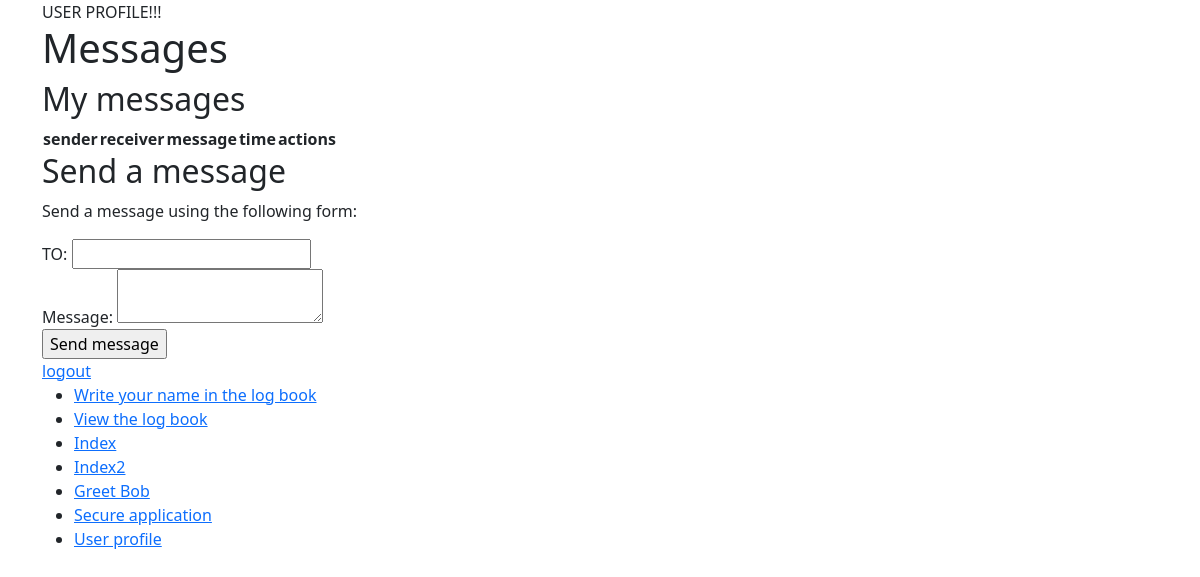
The page /User/profile (signed in) on the database as committed earlier.
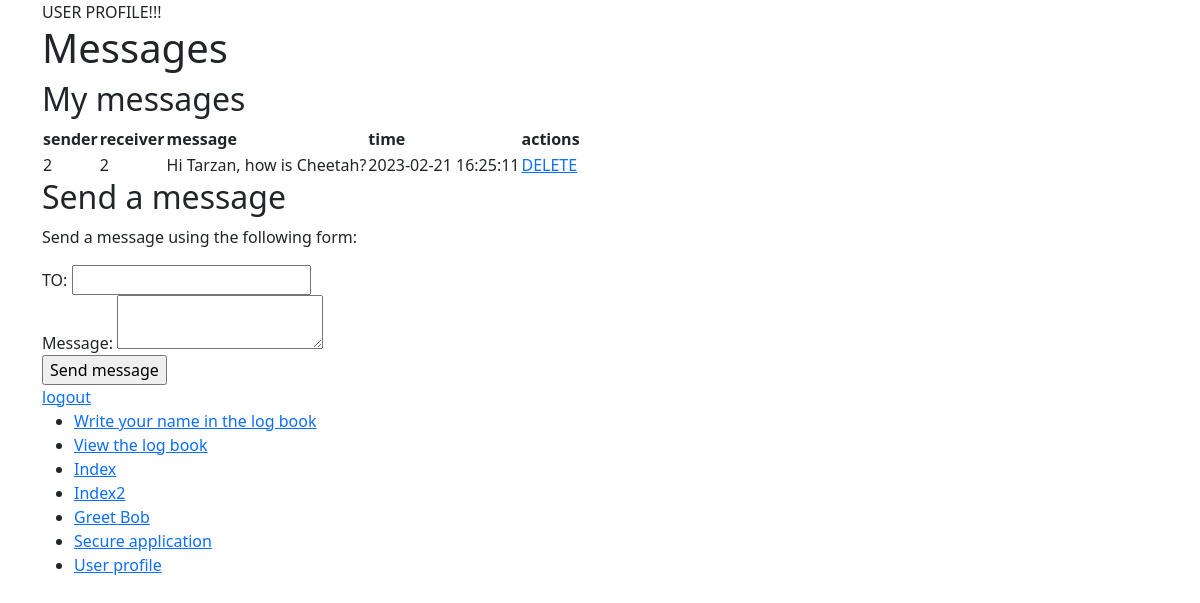
The same page on the database as committed later.
### tables this page shows
CREATE TABLE `message` (
  `message_id` int(11) NOT NULL,
  `sender` int(11) NOT NULL,
  `receiver` int(11) NOT NULL,
  `message` text NOT NULL,
  `timestamp` timestamp NOT NULL DEFAULT current_timestamp()
);

### app/core/Controller.php (called while the page is built, shortened)
<?php
class Controller{
	function view($name, $data = []){
		include('app/views/' . $name . '.php');
	}
}

### app/controllers/User.php (called while the page is built, shortened)
<?php
class User extends \app\core\Controller{
	public function profile(){
		$message = new \app\models\Message();
		$messages = $message->getAllForUser($_SESSION['user_id']);
		$this->view('User/profile',$messages);
	}
}

### app/core/App.php (called while the page is built, shortened)
<?php
class App{
	function __construct(){
		$request = $this->parseUrl($_GET['url'] ?? '');
		$method = 'index';
		if(file_exists('app/controllers/' . $request[0] . '.php'))
		{
			unset($request[0]);
		}
		$controller = new $controller;
		if(isset($request[1]) && method_exists($controller, $request[1])){
			$method = $request[1];
			unset($request[1]);
		}
		$params = array_values($request);
		call_user_func_array([$controller, $method], $params);
	}
	function parseUrl($url){
		return explode('/', trim($url, '/'));
	}
}

### index.php (called while the page is built, shortened)
<?php
new app\core\App;

### app/core/Model.php (called while the page is built, shortened)
<?php
class Model{
	public function __construct(){
		$host = 'localhost';
		$dbname = 'webapplication';
		$user = 'root';
		$pass = '';
		try {
			$this->connection = new \PDO("mysql:host=$host;dbname=$dbname", $user, $pass);
		}
		catch(PDOException $e) {
			echo $e->getMessage();
		}
	}
}

### app/models/Message.php (called while the page is built, shortened)
<?php
class Message extends \app\core\Model{
	public function getAllForUser($user_id){
		$SQL = "SELECT * FROM message WHERE sender=:sender OR receiver=:receiver";
		$STH = $this->connection->prepare($SQL);
		$data = ['receiver'=>$user_id,
					'sender'=>$user_id];
		$STH->execute($data);
		$STH->setFetchMode(\PDO::FETCH_CLASS, 'app\\models\\Message');
		return $STH->fetchAll();
	}
}

### app/views/User/profile.php (the view)
<?php $this->view('shared/header','Register your account'); ?>
USER PROFILE!!!
<h1>Messages</h1>
<h2>My messages</h2>
<table>
	<tr><th>sender</th><th>receiver</th><th>message</th><th>time</th><th>actions</th></tr>
<?php
foreach ($data as $message) {
	echo "<tr>
	<td>$message->sender</td>
	<td>$message->receiver</td>
	<td>$message->message</td>
	<td>$message->timestamp</td>
	<td><a href='/User/messageDelete/$message->message_id'>DELETE</a></td>
</tr>";
}
?>
</table>
<h2>Send a message</h2>
<p>Send a message using the following form:</p>
<form action='/User/sendMessage' method='post'>
	<label>TO: <input type="text" name="receiver"></label><br/>
	<label>Message:	<textarea name="message"></textarea></label><br/>
	<input type="submit" name="action" value="Send message">
</form>
<a href='/User/logout'>logout</a>
<?php $this->view('shared/footer'); ?>

### app/views/shared/header.php (shortened to what this page needs)
<!DOCTYPE html>
<html>
<head>
	<link href="https://cdn.jsdelivr.net/npm/bootstrap@5.3.0-alpha1/dist/css/bootstrap.min.css" rel="stylesheet">
</head>
<body>
	<div class="container">

### app/views/shared/footer.php
<ul>
	<li><a href='/Main/logUser'>Write your name in the log book</a></li>
	<li><a href='/Main/viewUserLog'>View the log book</a></li>
	<li><a href='/Main/index'>Index</a></li>
	<li><a href='/Main/index2'>Index2</a></li>
	<li><a href='/Main/Greetings/Bob'>Greet Bob</a></li>
	<li><a href='/User/index'>Secure application</a></li>
	<li><a href='/User/profile'>User profile</a></li>
</ul>
</div>
</body>
</html>

Rows that differ between the two databases and show on the page:
added message: sender "2", receiver "2", message "Hi Tarzan, how is Cheetah?", timestamp "2023-02-21 16:25:11"
